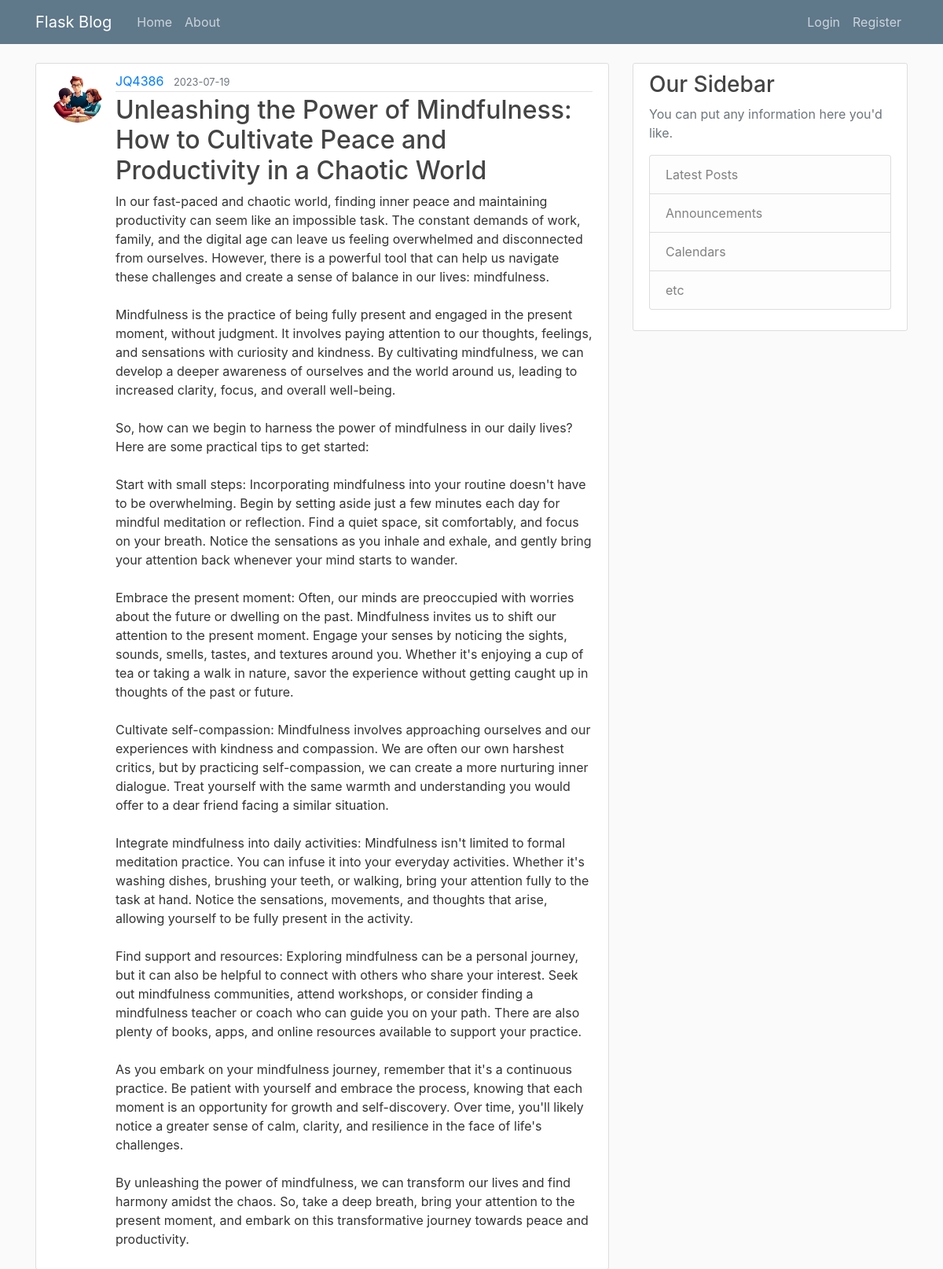
Screenshot of /post/3 with the database file from the repository.
### flaskblog/models.py (models this page shows, shortened)
class User(db.Model, UserMixin):
    id = db.Column(db.Integer, primary_key=True)
    username = db.Column(db.String(20), unique=True, nullable=False) # 20 char max, unique, not null
    email = db.Column(db.String(120), unique=True, nullable=False) # 120 char max, unique, not null
    image_file = db.Column(db.String(20), nullable=False, default='default.jpg') # 20 char max, not null, default
    password = db.Column(db.String(60), nullable=False) # 60 char max, not null
    posts = db.relationship('Post', backref='author', lazy=True) # one to many relationship, backref allows us to get user who created post

class Post(db.Model):
    id = db.Column(db.Integer, primary_key=True)
    title = db.Column(db.String(100), nullable=False) # 100 char max, not null
    date_posted = db.Column(db.DateTime, nullable=False, default=datetime.utcnow) # not null, default, always use utc time for consistency
    content = db.Column(db.Text, nullable=False) # not null
    user_id = db.Column(db.Integer, db.ForeignKey('user.id'), nullable=False) # not null

### flaskblog/routes.py (the view)
@app.route('/post/<int:post_id>')
def post(post_id):
    post = Post.query.get_or_404(post_id)
    return render_template('post.html', title=post.title, post=post)

### flaskblog/templates/post.html (shortened to what this page needs)
{% extends "layout.html" %}
{% block content %}
<article class="media content-section">
    <img class="rounded-circle article-img" src="{{ url_for('static',
        filename='profile_pics/' + post.author.image_file) }}">
    <div class="media-body">
        <div class="article-metadata">
            <a class="mr-2" href="#">{{ post.author.username }}</a>
            <small class="text-muted">{{ post.date_posted.strftime('%Y-%m-%d')}}</small>
        </div>
        <h2 class="article-title">{{ post.title }}</a></h2>
        <p class="article-content">{{ post.content }}</p>
    </div>
</article>
{% endblock content %}

### flaskblog/static/main.css (style rules this page uses)
body { background: #fafafa; color: #333333; margin-top: 5rem; }
h1, h2, h3, h4, h5, h6 { color: #444444; }
.content-section { background: #ffffff; padding: 10px 20px; border: 1px solid #dddddd; border-radius: 3px; margin-bottom: 20px; }
.article-title { color: #444444; }
.article-content { white-space: pre-line; }
.article-img { height: 65px; width: 65px; margin-right: 16px; }
.article-metadata { padding-bottom: 1px; margin-bottom: 4px; border-bottom: 1px solid #e3e3e3 }

### rows the page displays
User: image_file (picture), author.username "JQ4386"
Post: date_posted "2023-07-19", title "Unleashing the Power of Mindfulness: How to Cultivate Peace and Productivity in a Chaotic World", content "In our fast-paced and chaotic world, finding inner peace and maintaining productivity can seem like an impossible task. The constant demands of work, family, and the digital age can leave us feeling overwhelmed and disconnected from ourselves. However, there is a powerful tool that can help us navigate these challenges and create a sense of balance in our lives: mindfulness. Mindfulness is the practice of being fully present and engaged in the present moment, without judgment. It involves paying attention to our thoughts, feelings, and sensations with curiosity and kindness. By cultivating mindfulness, we can develop a deeper awareness of ourselves and the world around us, leading to…"
